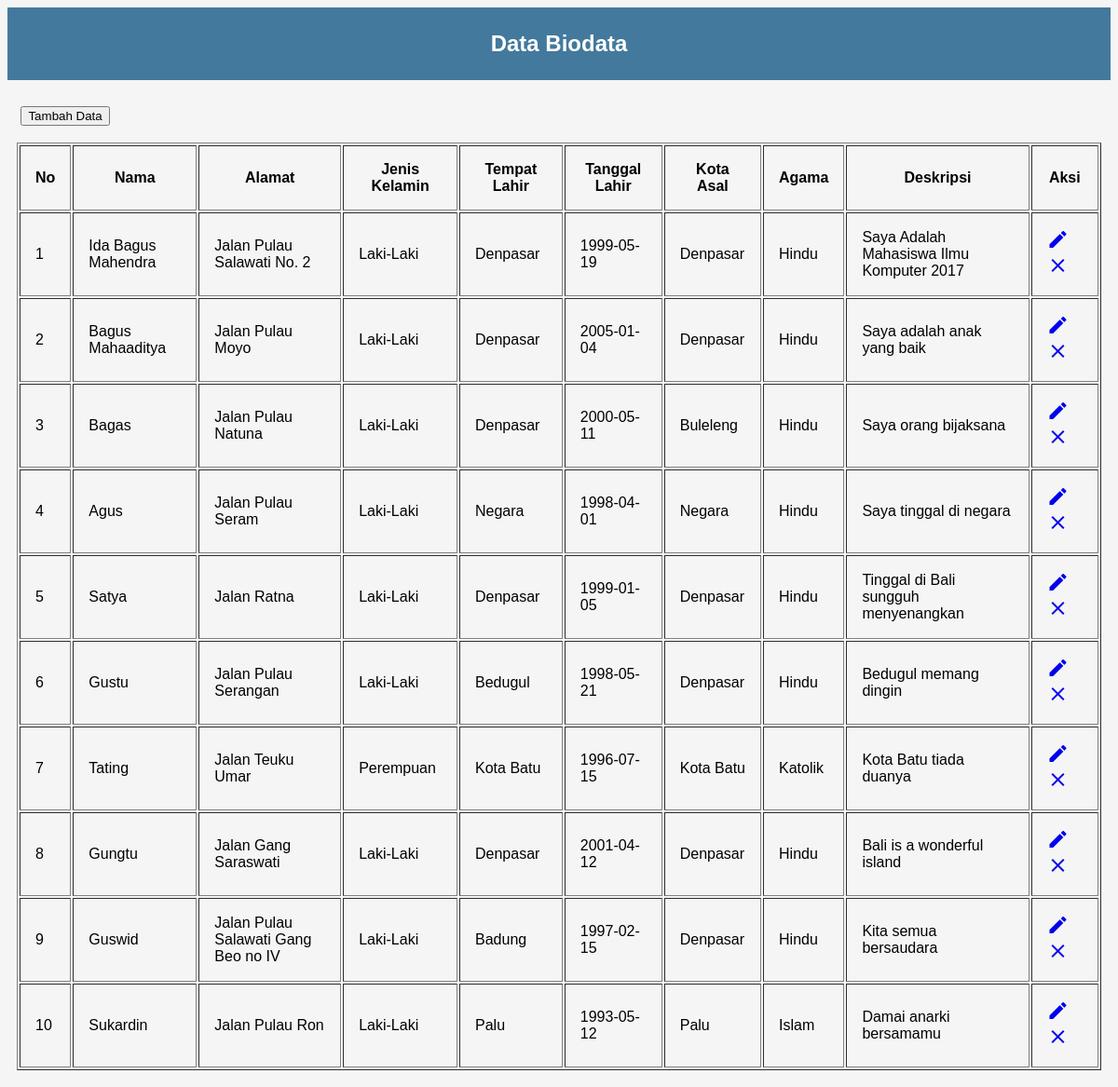
The app's page /modul9_1708561065/index.php with its own data.
### tables this page shows
CREATE TABLE `data` (
  `no` int(11) NOT NULL,
  `nama` varchar(40) NOT NULL,
  `alamat` varchar(80) NOT NULL,
  `jenis_kelamin` varchar(15) NOT NULL,
  `tempat_lahir` varchar(40) NOT NULL,
  `tanggal_lahir` date NOT NULL,
  `kota_asal` varchar(30) NOT NULL,
  `agama` varchar(25) NOT NULL,
  `deskripsi` varchar(80) NOT NULL
);

### modul9_1708561065/index.php (the view, shortened to what this page needs)
<!DOCTYPE html>
<html>
    <head>
        <link rel="stylesheet" href="style.css">
    </head>
    <body>
        <div class="header">
            <h2 align="center"> Data Biodata</h2>
        </div>
        <div class="container">
        <br>&nbsp<input type="button" value="Tambah Data" onclick="location.href='tambah.php';"><br><br>
        <?php
        $koneksi = mysqli_connect("localhost","root","","biodata") or die(mysqli_error());
        $sql = "SELECT * FROM data";
        $query = mysqli_query($koneksi, $sql);
        echo "<table class='tabel' border='1' cellpadding='16' align='center'>";
        echo "<tr>
                <th>No</th>
                <th>Nama</th>
                <th>Alamat</th>
                <th>Jenis Kelamin</th>
                <th>Tempat Lahir</th>
                <th>Tanggal Lahir</th>
                <th>Kota Asal</th>
                <th>Agama</th>
                <th>Deskripsi</th>
                <th>Aksi</th>
              </tr>";
            $no = 1;
            while($data = mysqli_fetch_array($query)){
                ?>
                    <tr>
                        <td><?php echo $no ?></td>
                        <td><?php echo $data['nama']; ?></td>
                        <td><?php echo $data['alamat']; ?></td>
                        <td><?php echo $data['jenis_kelamin']; ?></td>
                        <td><?php echo $data['tempat_lahir']; ?></td>
                        <td><?php echo $data['tanggal_lahir']; ?></td>
                        <td><?php echo $data['kota_asal']; ?></td>
                        <td><?php echo $data['agama']; ?></td>
                        <td><?php echo $data['deskripsi']; ?></td>
                        <td>
                            <a href="ubah.php?no=<?php echo $data['no']; ?>"><i class="material-icons">edit</i></button></a>
                            <a href="hapus.php?no=<?php echo $data['no']; ?>"><i class="material-icons">close</i></button></a>
                        </td>
                    </tr>
                <?php
                $no++;
            }
            echo "</table>";
                ?>
        </div>
    </body>
</html>

### modul9_1708561065/style.css (style rules this page uses)
body { font-family: helvetica,garamond; background-color: rgb(245,245,245); }
.header { background-color: rgb(67,121,156); color: white; margin: 0; padding: 15px; }
.header h2,h4 { margin: 10px; }
.container { margin: 0px; padding: 10px; }

### records on screen
data: nama "Ida Bagus Mahendra", alamat "Jalan Pulau Salawati No. 2", jenis_kelamin "Laki-Laki", tempat_lahir "Denpasar", tanggal_lahir "1999-05-19", kota_asal "Denpasar", agama "Hindu", deskripsi "Saya Adalah Mahasiswa Ilmu Komputer 2017"
data: nama "Bagus Mahaaditya", alamat "Jalan Pulau Moyo", jenis_kelamin "Laki-Laki", tempat_lahir "Denpasar", tanggal_lahir "2005-01-04", kota_asal "Denpasar", agama "Hindu", deskripsi "Saya adalah anak yang baik"
data: nama "Bagas", alamat "Jalan Pulau Natuna", jenis_kelamin "Laki-Laki", tempat_lahir "Denpasar", tanggal_lahir "2000-05-11", kota_asal "Buleleng", agama "Hindu", deskripsi "Saya orang bijaksana"
data: nama "Agus", alamat "Jalan Pulau Seram", jenis_kelamin "Laki-Laki", tempat_lahir "Negara", tanggal_lahir "1998-04-01", kota_asal "Negara", agama "Hindu", deskripsi "Saya tinggal di negara"
data: nama "Satya", alamat "Jalan Ratna", jenis_kelamin "Laki-Laki", tempat_lahir "Denpasar", tanggal_lahir "1999-01-05", kota_asal "Denpasar", agama "Hindu", deskripsi "Tinggal di Bali sungguh menyenangkan"
data: nama "Gustu", alamat "Jalan Pulau Serangan", jenis_kelamin "Laki-Laki", tempat_lahir "Bedugul", tanggal_lahir "1998-05-21", kota_asal "Denpasar", agama "Hindu", deskripsi "Bedugul memang dingin"
data: nama "Tating", alamat "Jalan Teuku Umar", jenis_kelamin "Perempuan", tempat_lahir "Kota Batu", tanggal_lahir "1996-07-15", kota_asal "Kota Batu", agama "Katolik", deskripsi "Kota Batu tiada duanya"
data: nama "Gungtu", alamat "Jalan Gang Saraswati", jenis_kelamin "Laki-Laki", tempat_lahir "Denpasar", tanggal_lahir "2001-04-12", kota_asal "Denpasar", agama "Hindu", deskripsi "Bali is a wonderful island"
data: nama "Guswid", alamat "Jalan Pulau Salawati Gang Beo no IV", jenis_kelamin "Laki-Laki", tempat_lahir "Badung", tanggal_lahir "1997-02-15", kota_asal "Denpasar", agama "Hindu", deskripsi "Kita semua bersaudara"
data: nama "Sukardin", alamat "Jalan Pulau Ron", jenis_kelamin "Laki-Laki", tempat_lahir "Palu", tanggal_lahir "1993-05-12", kota_asal "Palu", agama "Islam", deskripsi "Damai anarki bersamamu"
